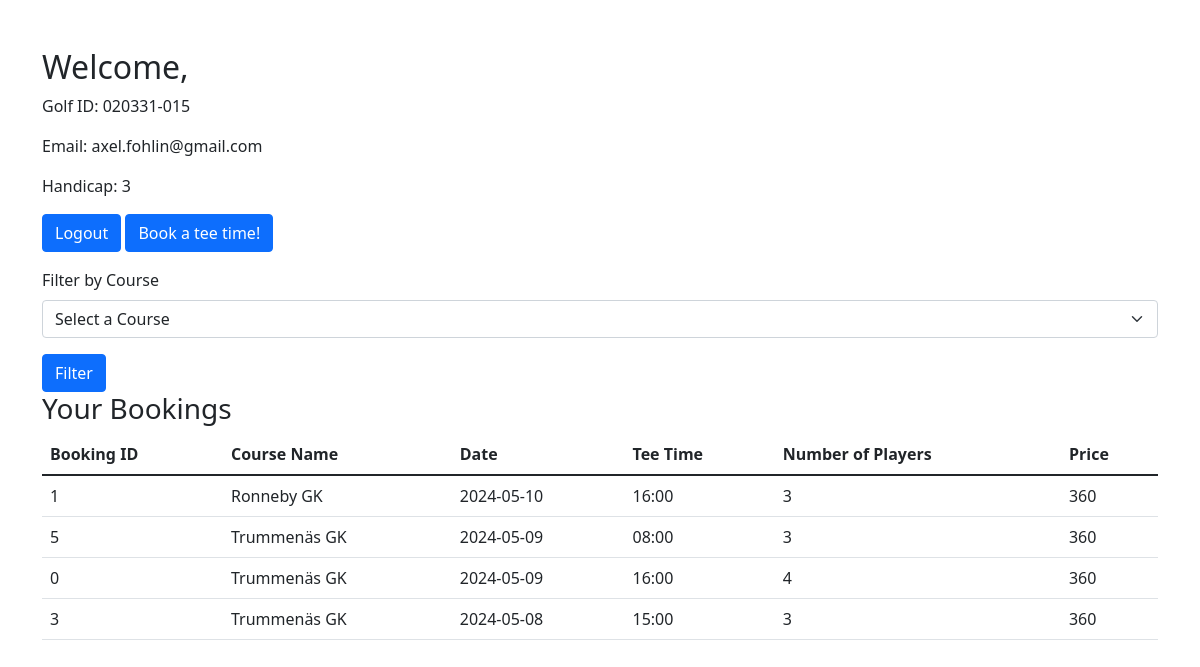
Screenshot of /profile (signed in) with the database file from the repository.
### tables this page shows
CREATE TABLE players (golf_id TEXT (100) PRIMARY KEY, password TEXT (100), email TEXT (100), first_name TEXT (100), last_name TEXT (100), hcp NUMERIC (255));

CREATE TABLE bookings (booking_id INTEGER PRIMARY KEY AUTOINCREMENT, club_id INTEGER REFERENCES courses (club_id), golf_id TEXT (100) REFERENCES players (golf_id), numberOfPlayers INTEGER (4), date TEXT (100), tee_time TEXT (100), price NUMERIC (1000));

CREATE TABLE courses (club_id INTEGER PRIMARY KEY AUTOINCREMENT, region TEXT (100), club_name TEXT (100), hcp_limit NUMERIC, greenfee NUMERIC);

### app.py (the view)
@app.route('/profile')
def profile():
    golf_id = session.get('golf_id')  # Assuming you store the logged-in user's golf_id in the session
    club_id = request.args.get('club_id')  # Get club_id from the query parameters for filtering
    user_details = query_db("SELECT first_name, last_name, golf_id, email, hcp FROM Players WHERE golf_id = ?", [golf_id], one=True)
    courses = query_db("SELECT club_id, club_name FROM courses")
    query = """
        SELECT b.booking_id, b.club_id, b.date, b.tee_time, b.numberOfPlayers, b.price, c.club_name
        FROM bookings b
        JOIN courses c ON b.club_id = c.club_id
        WHERE b.golf_id = ?
    """
    params = [golf_id]
    if club_id:
        query += " AND b.club_id = ?"
        params.append(club_id)
    query += " ORDER BY b.date DESC, b.tee_time ASC"
    booking_history = query_db(query, params)
    return render_template('profile.html', user=user_details, bookings=booking_history, courses=courses)

### database.py (called while the page is built, shortened)
def get_db():
    db = getattr(g, '_database', None)
    if db is None:
        db = g._database = sqlite3.connect(DATABASE)
        db.row_factory = sqlite3.Row
    return db

def query_db(query, args=(), one=False, commit=False):
    cur = get_db().execute(query, args)
    rv = cur.fetchall()
    cur.close()
    return (rv[0] if rv else None) if one else rv

### website/template/profile.html (shortened to what this page needs)
<!DOCTYPE html>
<html lang="en">
<head>
    <link href="https://cdn.jsdelivr.net/npm/bootstrap@5.1.3/dist/css/bootstrap.min.css" rel="stylesheet">
</head>
<body>
    <div class="container mt-5">
        <h2>Welcome, {{ user['firstName'] }} {{ user['lastName'] }}</h2>
        <p>Golf ID: {{ user['golf_id'] }}</p>
        <p>Email: {{ user['Email'] }}</p>
        <p>Handicap: {{ user['HCP'] }}</p>
        <div class="mb-3">
            <a href="{{ url_for('logout') }}" class="btn btn-primary">Logout</a>
            <a href="{{ url_for('show_courses') }}" class="btn btn-primary">Book a tee time!</a>
        </div>
        <form action="{{ url_for('profile') }}" method="get">
            <div class="mb-3">
                <label for="club_id" class="form-label">Filter by Course</label>
                <select class="form-select" id="club_id" name="club_id">
                    <option value="">Select a Course</option>
                </select>
            </div>
            <button type="submit" class="btn btn-primary">Filter</button>
        </form>
        <h3>Your Bookings</h3>
        <table class="table">
            <thead>
                <tr>
                    <th>Booking ID</th>
                    <th>Course Name</th>
                    <th>Date</th>
                    <th>Tee Time</th>
                    <th>Number of Players</th>
                    <th>Price</th>
                </tr>
            </thead>
            <tbody>
                {% for booking in bookings %}
                <tr>
                    <td>{{ booking['booking_id'] }}</td>
                    <td>{{ booking['club_name'] }}</td>
                    <td>{{ booking['date'] }}</td>
                    <td>{{ booking['tee_time'] }}</td>
                    <td>{{ booking['numberOfPlayers'] }}</td>
                    <td>{{ booking['price'] }}</td>
                </tr>
                {% endfor %}
            </tbody>
        </table>
    </div>
</body>
</html>

### rows the page displays
players: golf_id "020331-015", Email "axel.fohlin@gmail.com", HCP "3"
bookings: booking_id "1", club_name "Ronneby GK", date "2024-05-10", tee_time "16:00", numberOfPlayers "3", price "360"
bookings: booking_id "5", club_name "Trummenäs GK", date "2024-05-09", tee_time "08:00", numberOfPlayers "3", price "360"
bookings: booking_id "0", club_name "Trummenäs GK", date "2024-05-09", tee_time "16:00", numberOfPlayers "4", price "360"
bookings: booking_id "3", club_name "Trummenäs GK", date "2024-05-08", tee_time "15:00", numberOfPlayers "3", price "360"
